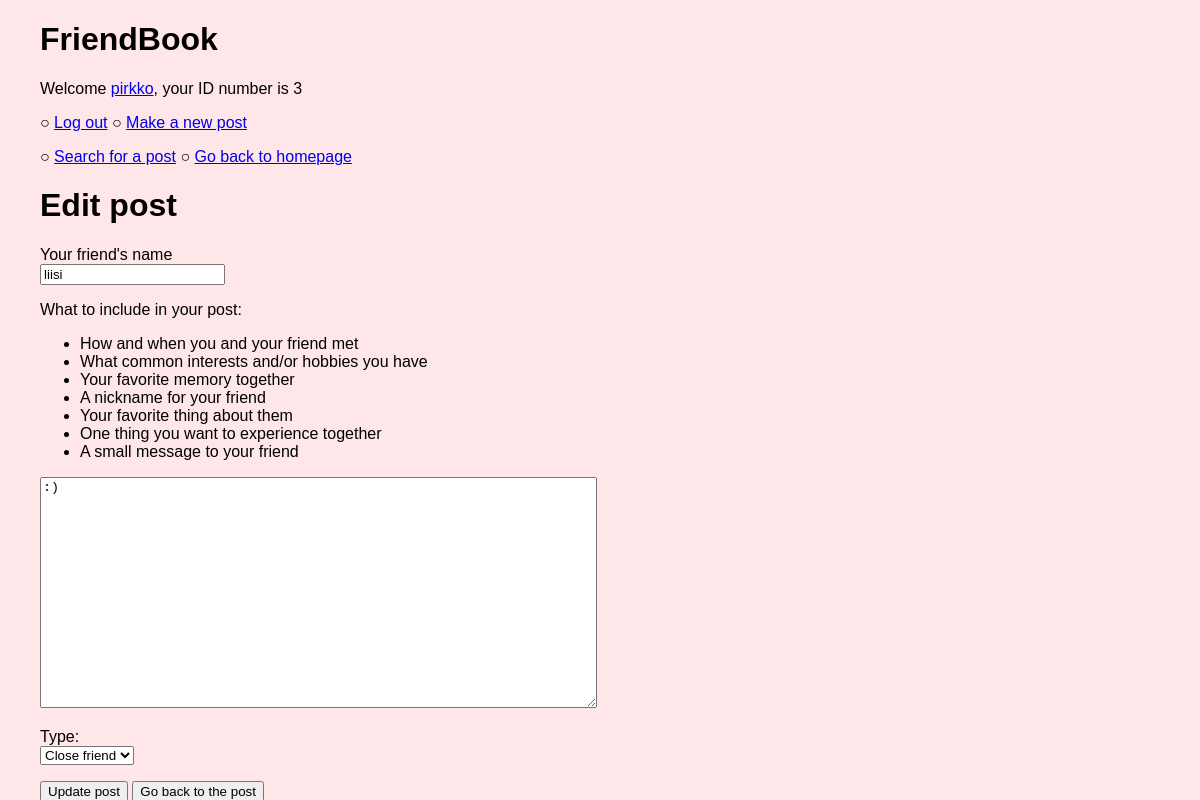
Page /edit_post/4 (signed in) on the earlier database version.
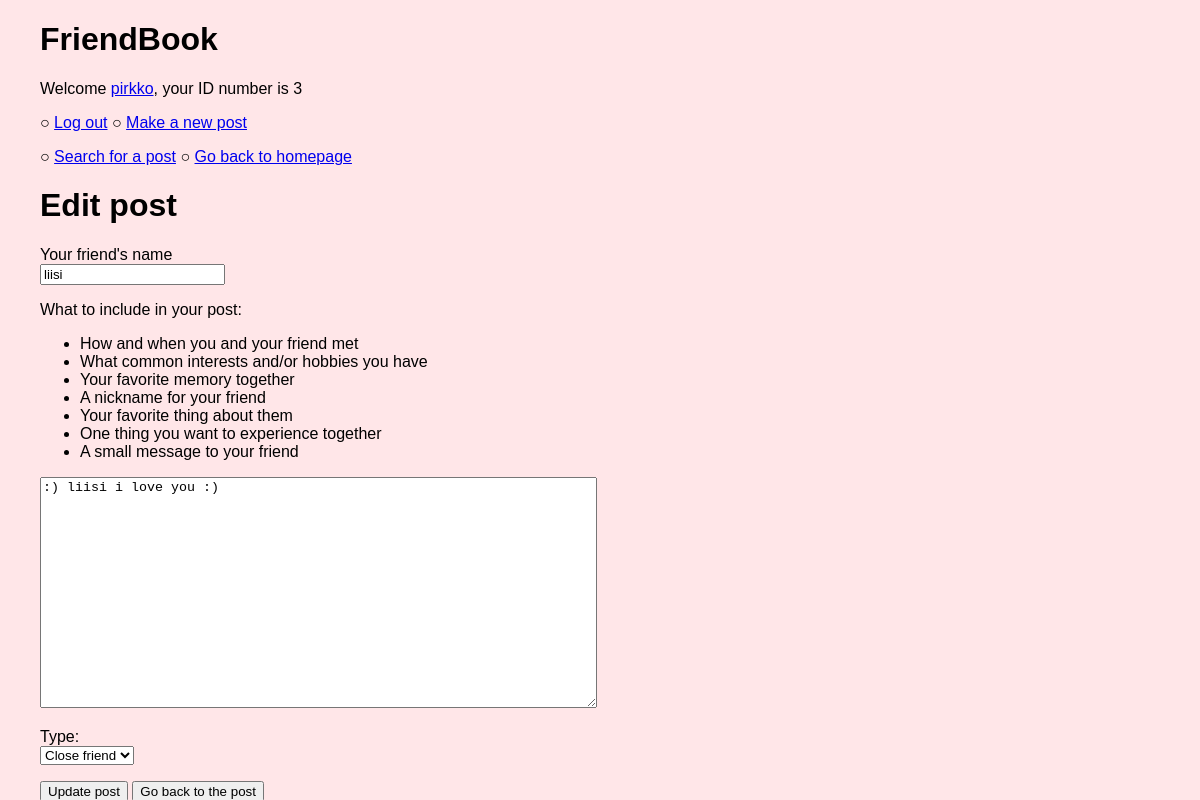
Same page on the later database version.
### tables this page shows
CREATE TABLE posts (
	id INTEGER PRIMARY KEY,
	title TEXT,
	description TEXT,
	user_id INTEGER REFERENCES users
);

### app.py (the view)
@app.route("/edit_post/<int:post_id>")
def edit_post(post_id):
    require_login()
    post = posts.get_post(post_id)
    if not post:
        abort(404)
    if post["user_id"] != session["user_id"]:
        abort(403)
    all_classes = posts.get_all_classes()
    classes = {}
    for my_class in all_classes:
        classes[my_class] = ""
    for entry in posts.get_classes(post_id):
        classes[entry["title"]] = entry["value"]
    return render_template("edit_post.html", post=post, classes=classes, all_classes=all_classes)

### app.py (called while the page is built)
def require_login():
    if "user_id" not in session:
        abort(403)

### db.py (called while the page is built)
def get_connection():
    con = sqlite3.connect("database.db")
    con.execute("PRAGMA foreign_keys = ON")
    con.row_factory = sqlite3.Row
    return con

def query(sql, params=[]):
    con = get_connection()
    result = con.execute(sql, params).fetchall()
    con.close()
    return result

### posts.py (called while the page is built)
def get_all_classes():
    sql = "SELECT title, value FROM classes ORDER BY id"
    result = db.query(sql)
    classes = {}
    for title, value in result:
        classes[title] = []
    for title, value in result:
        classes[title].append(value)
    return classes

def get_classes(post_id):
    sql = "SELECT title, value FROM post_classes WHERE post_id = ?"
    return db.query(sql, [post_id])

def get_post(post_id):
    sql = """SELECT posts.title,
                    posts.description,
                    users.username,
                    users.id user_id,
                    posts.id
               FROM posts, users
              WHERE posts.user_id = users.id AND
                    posts.id = ?"""
    result = db.query(sql, [post_id])
    return result[0] if result else None

### templates/edit_post.html (shortened to what this page needs)
{% extends "layout.html" %}
{% block content %}
<h1>Edit post</h1>
<form action="/update_post" method="post">
<p>
  Your friend's name <br />
  <input type="text" name="title" value="{{ post.title }}" maxlength="50" required/>
</p>
<p>
  What to include in your post: <br />
  <ul>
    <li> How and when you and your friend met </li>
    <li> What common interests and/or hobbies you have </li>
    <li> Your favorite memory together </li>
    <li> A nickname for your friend </li>
    <li> Your favorite thing about them </li>
    <li> One thing you want to experience together </li>
    <li> A small message to your friend </li>
  </ul>
  <textarea name="description" rows="15" cols="67" maxlength="3000" required>{{ post.description }}</textarea>
  </p>
  {% for class in all_classes %}
  <p>
    {{ class }}: <br />
    <select name="classes">
    {% for option in all_classes[class] %}
      {% if classes[class] == option %}
      <option value="{{ class }}:{{ option }}" selected>{{ option }}</option>
      {% else %}
      <option value="{{ class }}:{{ option }}">{{ option }}</option>
      {% endif %}
    {% endfor %}
    </select>
  </p>
  {% endfor %}
  <input type="submit" value="Update post" size="10" />
  <input type="submit" name="back" value="Go back to the post">
</form>
{% endblock %}

Differences in the rows shown:
changed posts "liisi": description ":)" → ":) liisi i love you :)"
